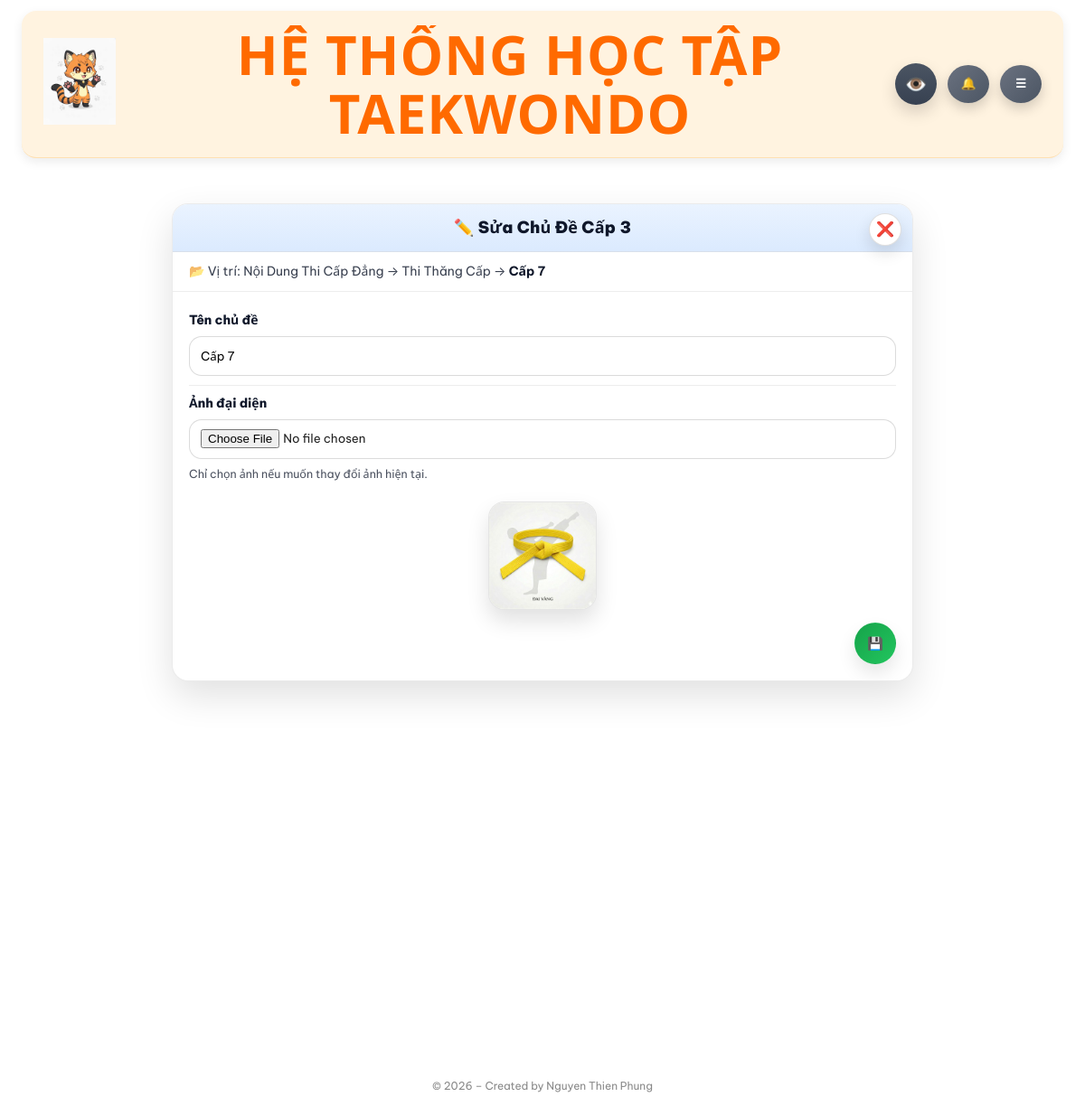
Page /admin/educations/folder/23/edit (signed in) on the committed database.
### Hệ thống ôn tập Taekwondo-DB.py (models this page shows)
class EduFolder(db.Model):
    __tablename__ = "edu_folders"
    id = db.Column(db.Integer, primary_key=True)
    name = db.Column(db.String(255), nullable=False)
    image = db.Column(db.String(255))
    level = db.Column(db.Integer, nullable=False)  # 1 / 2 / 3
    parent_id = db.Column(db.Integer, db.ForeignKey("edu_folders.id"))
    parent = db.relationship(
        "EduFolder",
        remote_side=[id],
        backref="children"
    )
    order = db.Column(db.Integer, default=0)
    created_at = db.Column(SafeDateTime, default=now_vn)
    is_active = db.Column(db.Integer, default=1)  # 🔥 PHẢI CÓ

### Hệ thống ôn tập Taekwondo-DB.py (the view, shortened to what this page needs)
@app.route("/admin/educations/folder/<int:folder_id>/edit",
           methods=["GET", "POST"])
@login_required
def admin_edit_edu_folder(folder_id):
    admin_required()
    edu = EduFolder.query.get_or_404(folder_id)
    if request.method == "GET":
        return render_template(
            "admin_edu_folder_edit.html",
            edu=edu,
            level=edu.level
        )

### Hệ thống ôn tập Taekwondo-DB.py (called while the page is built, shortened)
def now_vn():
    return datetime.now(VN_TZ)

@app.before_request
def force_change_password():
    if not current_user.is_authenticated:
        return
    allowed = [
        "account",
        "account_change_password",
        "logout",
        "static"
    ]
    if current_user.must_change_password:
        if request.endpoint not in allowed:
            return redirect(url_for("account"))

@app.context_processor
def inject_year():
    return {"current_year": datetime.now().year}

@app.context_processor
def inject_header_notifications():
    items = []
    unread_count = 0
    try:
        if current_user.is_authenticated:
            cleanup_old_notifications(30)
            if current_user.role == "admin":
                all_admin_items = (
                    Notification.query
                    .filter_by(role="admin")
                    .order_by(Notification.created_at.desc(), Notification.id.desc())
                    .all()
                )
                sorted_items = sorted(all_admin_items, key=admin_notification_priority)
                items = sorted_items[:10]
                unread_count = sum(1 for x in all_admin_items if not x.is_read)
    except Exception as e:
        print("[inject_header_notifications] ERROR:", e)
    return dict(
        header_notifications=items,
        header_notification_unread=unread_count
    )

@app.context_processor
def inject_member_plan_cards():
    try:
        if current_user.is_authenticated:
            return {
                "member_plan_cards": build_member_plan_cards_for_user(current_user),
                "payment_bank_setting": get_active_bank_setting(),
            }
    except Exception as e:
        print("[inject_member_plan_cards] ERROR:", e)
    return {
        "member_plan_cards": [],
        "payment_bank_setting": get_active_bank_setting(),
    }

def admin_notification_priority(n):
    action = (n.action_type or "").strip().lower()
    if action == "renew_request" and not bool(n.is_done):
        return (0, -(n.id or 0))
    if action == "feedback" and not bool(n.is_read) and not bool(n.is_done):
        return (1, -(n.id or 0))
    if action == "renew_request" and bool(n.is_done):
        return (2, -(n.id or 0))
    if action == "feedback":
        return (3, -(n.id or 0))
    return (9, -(n.id or 0))

@login_manager.user_loader
def load_user(user_id):
    return db.session.get(User, int(user_id))

### templates/admin_edu_folder_edit.html (shortened to what this page needs)
{% extends "base.html" %}
{% block body_class %}page-admin-edu-folder{% endblock %}
{% block page_css %}
  <link rel="stylesheet" href="{{ url_for('static', filename='css/admin_edu_folder_edit.css') }}">
{% endblock %}
{% block content %}
<div class="edu-folder-page">
  <div class="edu-folder-card">
   <div class="edu-folder-title">
     <h2>✏️ Sửa Chủ Đề Cấp {{ edu.level }}</h2>
     {% if not force_pw %}
       {% if level == 1 %}
         <a class="ui-close edu-folder-close" href="{{ url_for('admin_educations') }}" aria-label="Quay lại">❌</a>
       {% elif level == 2 %}
         <a class="ui-close edu-folder-close"
            href="{{ url_for('admin_educations', folder1_id=parent_id) }}"
            aria-label="Quay lại">❌</a>
       {% else %}
         <a class="ui-close edu-folder-close"
            href="{{ url_for('admin_educations',
                             folder1_id=request.args.get('folder1_id'),
                             folder2_id=parent_id) }}"
            aria-label="Quay lại">❌</a>
       {% endif %}
     {% endif %}
   </div>
    <div class="edu-folder-breadcrumb">
      <span>📂 Vị trí:</span>
      {% if edu.level == 1 %}
        <b>{{ edu.name }}</b>
      {% elif edu.level == 2 %}
        {{ edu.parent.name }} → <b>{{ edu.name }}</b>
      {% elif edu.level == 3 %}
        {{ edu.parent.parent.name }} → {{ edu.parent.name }} → <b>{{ edu.name }}</b>
      {% endif %}
    </div>
    <form method="POST" enctype="multipart/form-data" class="edu-folder-form">
      <div class="form-row">
        <label>Tên chủ đề</label>
        <input type="text" name="name" value="{{ edu.name }}" required>
      </div>
      <div class="form-row">
        <label>Ảnh đại diện</label>
        <input type="file" name="image" accept="image/*" onchange="previewFolderImage(this)">
        <div class="hint">Chỉ chọn ảnh nếu muốn thay đổi ảnh hiện tại.</div>
      </div>
      <div class="edu-folder-preview">
        <img id="folderPreviewImg"
             src="{% if edu.image %}{{ url_for('static', filename=edu.image) }}{% else %}{{ url_for('static', filename='logo.jpg') }}{% endif %}"
             alt="">
      </div>
      <div class="edu-folder-actions">
        <button type="submit" class="ui-btn ui-btn--success" title="Lưu">💾</button>
      </div>
    </form>
  </div>
</div>
{% endblock %}

### static/css/base.css (style rules this page uses)
* { box-sizing: border-box; font-family: Arial, Helvetica, sans-serif; }
html, body { margin:0; padding:0; height:100%; overflow:auto; }
body { min-height: 100vh; font-family: "Segoe UI", sans-serif; color: #222; background: none; }
a { text-decoration: none; color: #2563eb; }
:root { --font-main: "Be Vietnam Pro", system-ui, -apple-system, "Segoe UI", Roboto, "Helvetica Neue", Arial, "Noto Sans", "Liberation Sans", sans-serif; }
html, body { font-family: var(--font-main) !important; text-rendering: geometricPrecision; -webkit-font-smoothing: antialiased; -moz-osx-font-smoothing: grayscale; }
*, *::before, *::after { font-family: inherit; }
button, input, select, textarea { font-family: inherit !important; }
h1, h2, h3, h4, h5, h6 { font-family: inherit !important; }
small, label, a, p, span, li { font-family: inherit !important; }

### static/css/login.css (style rules this page uses)
.ui-btn { display:inline-flex; align-items:center; justify-content:center; gap: 8px; padding: 10px 12px; border-radius: 12px; font-weight: 700; border: 1px solid rgba(0,0,0,0.10); text-decoration:none; cursor:pointer; }

### static/css/ui.css (style rules this page uses)
:root { --ui-radius-pill: 999px; --ui-radius-12: 12px; --ui-radius-14: 14px; --ui-radius-18: 18px; --ui-blue-1:#2563eb; --ui-blue-2:#3b82f6; --ui-green-1:#16a34a; --ui-green-2:#22c55e; --ui-red-1:#ef4444; --ui-red-2:#dc2626; --ui-gray-1:#6b7280; --ui-gray-2:#4b5563; --ui-yellow-1:#ffe066; --ui-yellow-2:#f7b500; --ui-pink-1:#fda4af; --ui-pink-2:#fb7185; --ui-shadow-main: 0 6px 14px rgba(0,0,0,.18); --ui-shadow-soft: 0 14px 30px rgba(0,0,0,.10); --ui-focus-ring: 0 0 0 4px rgba(37,99,235,.14); }
.ui-btn { appearance:none; border: 1px solid transparent; cursor:pointer; display:inline-flex; align-items:center; justify-content:center; gap:8px; height: 46px; width:46px; padding: 0 18px; border-radius: var(--ui-radius-pill); font-size:14px; font-weight:900; line-height:1; color:#fff; background:linear-gradient(135deg,var(--ui-blue-1),var(--ui-blue-2)); box-shadow: var(--ui-shadow-main); transition: transform .16s ease, filter .16s ease, box-shadow .16s ease; text-decoration: none; user-select: none; box-sizing: border-box; }
.ui-btn--success { background:linear-gradient(135deg,var(--ui-green-1),var(--ui-green-2)); }
.ui-close { width:46px; height:46px; border-radius:50%; border:none; cursor:pointer; display:flex; align-items:center; justify-content:center; background:#F5A89A; color:#ef4444; font-size:18px; font-weight:900; transition:transform .18s ease, background .18s ease, color .18s ease; }

### static/css/result.css (style rules this page uses)
:root { --rs-text: #111827; --rs-muted:#6b7280; --rs-red:#e53935; --rs-orange:#ea580c; --rs-border:#e5e7eb; --rs-card:#ffffff; --rs-soft-blue:#f7fbff; --rs-soft-blue-bd:#e3eef8; --rs-shadow: 0 20px 50px rgba(0,0,0,.18); }

### static/css/mobile.css (style rules this page uses)
:root { --m-gap: 12px; --m-gap-sm: 10px; --m-radius: 14px; --m-radius-lg: 18px; --m-font-xs: 12px; --m-font-sm: 13px; --m-font-md: 14px; --m-font-lg: 16px; --m-font-xl: 18px; --m-font-2xl: 22px; --m-header-h: 74px; --m-btn-h: 44px; --m-input-h: 44px; }
html { -webkit-text-size-adjust: 100%; }
img, video, iframe, canvas { max-width: 100%; height: auto; }

### rows in the picture
EduFolder: level "3", name "Cấp 7", image (picture)
EduFolder: parent.parent.name "Nội Dung Thi Cấp Đẳng"
EduFolder: parent.name "Thi Thăng Cấp"
